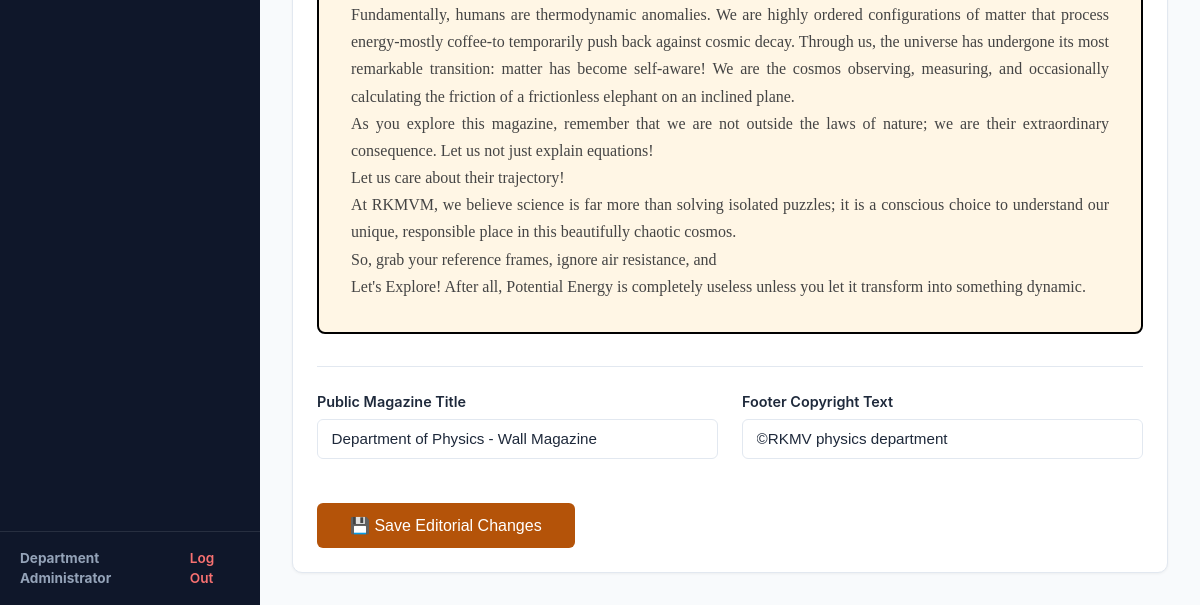
Before: /admin/editorial.php (signed in, lower part) with the older database file.
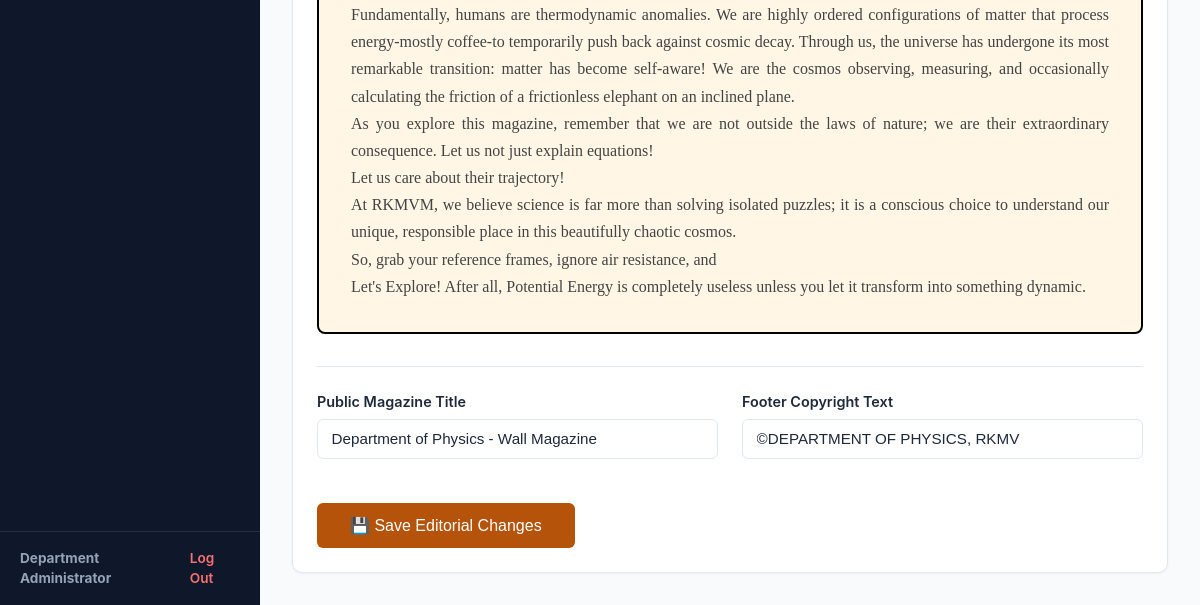
After: the same page with the newer database file.
### tables this page shows
CREATE TABLE `settings` (
  `setting_key` varchar(100) NOT NULL,
  `setting_value` text NOT NULL,
  PRIMARY KEY (`setting_key`)
);

### includes/functions.php (called while the page is built, shortened)
<?php
function e($string)
{
    return htmlspecialchars($string ?? '', ENT_QUOTES, 'UTF-8');
}
function get_setting($key, $default = '')
{
    try {
        $pdo = get_db_connection();
        $stmt = $pdo->prepare("SELECT setting_value FROM settings WHERE setting_key = ?");
        $stmt->execute([$key]);
        $row = $stmt->fetch();
        return $row ? $row['setting_value'] : $default;
    } catch (Exception $e) {
        return $default;
    }
}

### admin/editorial.php (the view, shortened to what this page needs)
<?php
require_once __DIR__ . '/includes/admin_header.php';
$editorialContent = get_setting('editorial_content', '');
$footerText = get_setting('footer_text', '© 2026 Wall magazine — RKMV physics department');
$siteTitle = get_setting('site_title', 'Department of Physics - Wall Magazine');
?>
<div class="card" style="max-width: 1000px; margin: 0 auto;">
  <div class="card-body">
    <form method="POST" action="editorial.php">
      <div style="margin-top: 1.5rem; background: #fff6e5; border: 2px solid #000; padding: 2rem; border-radius: 8px;">
        <div id="editorial_preview" style="max-width: 850px; margin: auto; text-align: justify; color: #444; line-height: 1.7; font-family: 'Georgia', serif;">
          <?= $editorialContent ?>
        </div>
      </div>
      <div class="form-grid" style="margin-top: 2rem; padding-top: 1.5rem; border-top: 1px solid var(--border);">
        <div class="form-group">
          <label for="site_title">Public Magazine Title</label>
          <input type="text" id="site_title" name="site_title" class="form-control" value="<?= e($siteTitle) ?>">
        </div>
        <div class="form-group">
          <label for="footer_text">Footer Copyright Text</label>
          <input type="text" id="footer_text" name="footer_text" class="form-control" value="<?= e($footerText) ?>">
        </div>
      </div>
      <div style="margin-top: 1.5rem;">
        <button type="submit" class="btn btn-primary" style="padding: 0.75rem 2rem; font-size: 1rem;">
          💾 Save Editorial Changes
        </button>
      </div>
    </form>
  </div>
</div>
<?php require_once __DIR__ . '/includes/admin_footer.php'; ?>

Changed rows visible on the page:
changed settings: footer_text "©RKMV physics department" → "©DEPARTMENT OF PHYSICS, RKMV"
